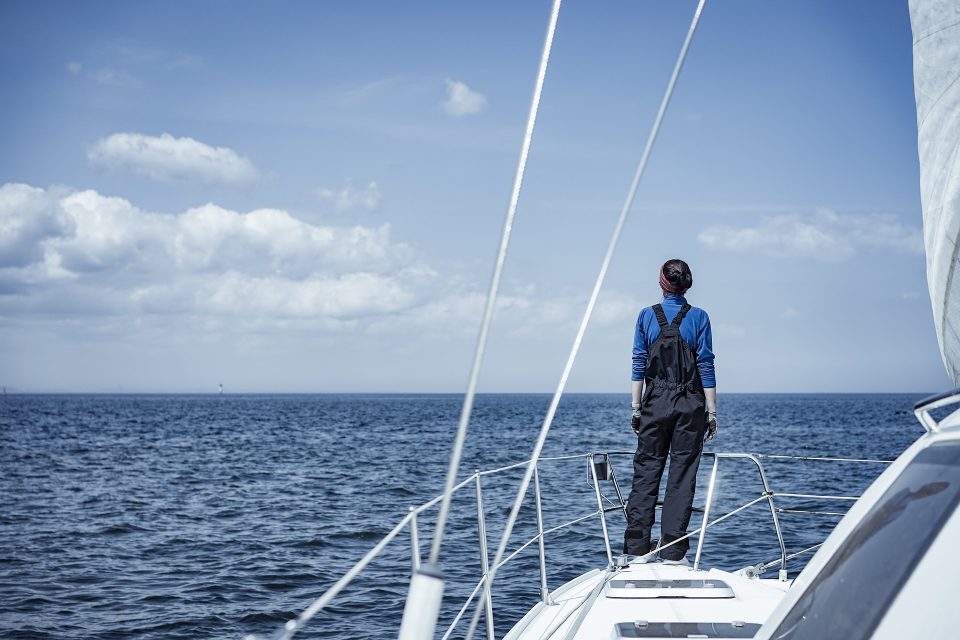
#> input picture img/_home-bg.jpg, 1920 x 1280 px (shown at 1/2 size)
$ python optimize_images.py ../img 100 5
#> lines starting #> are read from the running program, lines starting #| are printed output that depends on the picture
#!/usr/bin/env -S pipx run
# /// script
# requires-python = ">=3.10"
# dependencies = [
#   "Pillow",
# ]
# ///
import os
import sys
from PIL import Image
import glob

def optimize_images(target_dir, max_size=1600, quality=85):
    """
    Resizes and optimizes all .jpg images in the specified directory.
    """
#> called with target_dir = '../img', max_size = 100, quality = 5
    if not os.path.exists(target_dir):
        print(f"Error: Directory '{target_dir}' does not exist.")
        return

    # Support both .jpg and .jpeg
    files = glob.glob(os.path.join(target_dir, "*.jpg")) + glob.glob(os.path.join(target_dir, "*.jpeg"))

    if not files:
        print(f"No JPEG files found in {target_dir}")
        return

    print(f"Optimizing {len(files)} images in {target_dir}...")

    for file_path in files:
        try:
            with Image.open(file_path) as img:
#> img is the input picture: PIL image 1920x1280 RGB; mean R, G, B 132.4, 154.3, 182.6
                original_size = os.path.getsize(file_path)

                # Check if resize is needed
                if img.width > max_size or img.height > max_size:
                    img.thumbnail((max_size, max_size), Image.Resampling.LANCZOS)
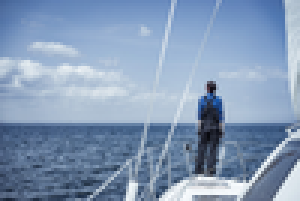
#> img: PIL image 100x67 RGB (shown 3 times larger); mean R, G, B 132.4, 154.3, 182.6

                # Save optimized (strips EXIF by default when not explicitly saved)
                img.save(file_path, "JPEG", quality=quality, optimize=True)

                new_size = os.path.getsize(file_path)
                reduction = (original_size - new_size) / original_size * 100 if original_size > 0 else 0
                print(f"Optimized {os.path.basename(file_path)}: {original_size/1024:.1f}KB -> {new_size/1024:.1f}KB ({reduction:.1f}% reduction)")

        except Exception as e:
            print(f"Error processing {file_path}: {e}")

if __name__ == "__main__":
    if len(sys.argv) < 2:
        print("Usage: python3 scripts/optimize_images.py <directory_path> [max_size] [quality]")
        print("Example: python3 scripts/optimize_images.py static/img/mein-neuer-ordner 1600 85")
        sys.exit(1)

    dir_path = sys.argv[1]
    size = int(sys.argv[2]) if len(sys.argv) > 2 else 1600
    qual = int(sys.argv[3]) if len(sys.argv) > 3 else 85

    optimize_images(dir_path, size, qual)
